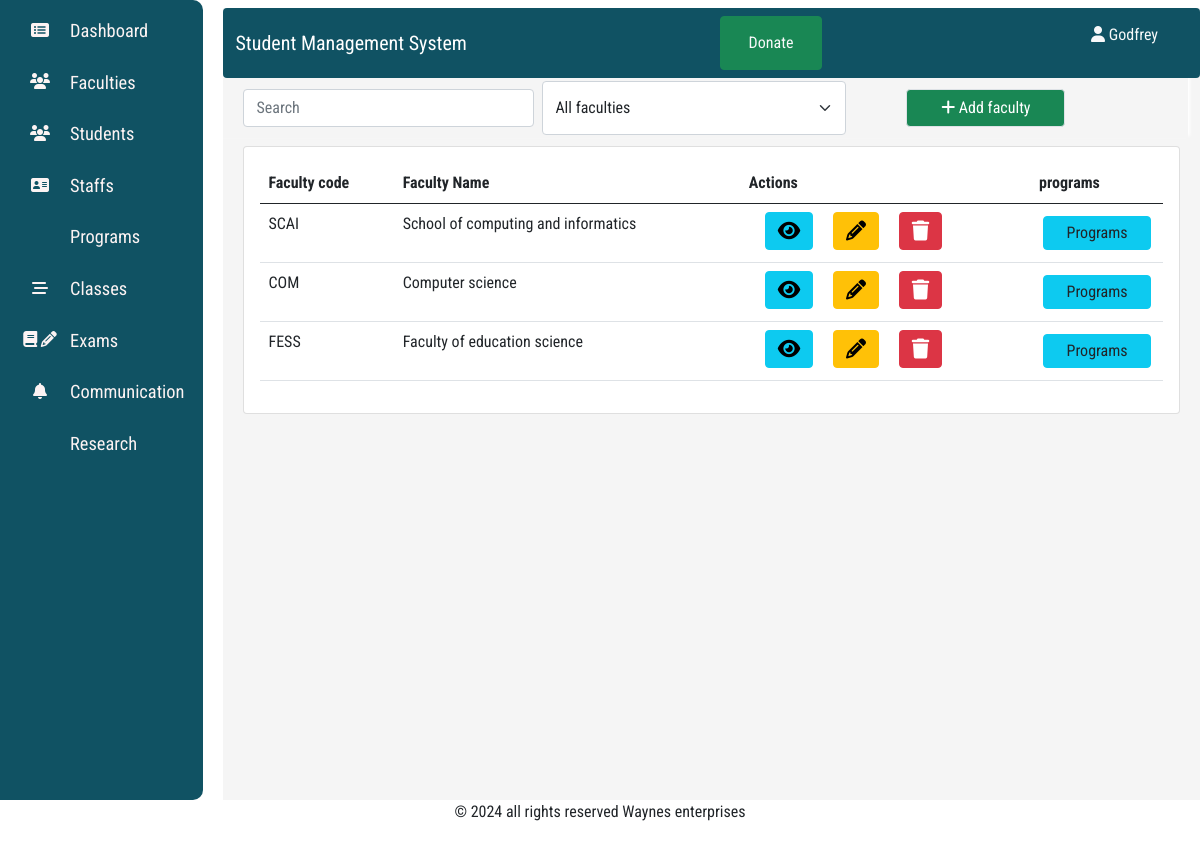
Page /faculty/all on the committed database.
### staffs/models.py (models this page shows, shortened)
class Faculty(models.Model):
    fac_code=models.CharField(max_length=10,unique=True)
    fac_name=models.CharField(max_length=60)

### staffs/views.py (the view, shortened to what this page needs)
# urls.py: path("faculty/all",views.view_faculty,name="view_faculty"),
def view_faculty(request):
    form=FacultyForm()
    faculties=Faculty.objects.all()
    form=FacultyForm()
    return render(request,'staffs/faculties.html',{'form':form,"faculties":faculties})

### staffs/forms.py
class FacultyForm(forms.ModelForm):
    class Meta():
        model=Faculty
        fields=['fac_code','fac_name']
        labels={
            'fac_code':'',
            'fac_name':''
        }
        widgets={
            'fac_code':forms.TextInput(attrs={'class':'form-control my-2','placeholder':"faculty code",'id':"fac_code"}),
            'fac_name':forms.TextInput(attrs={'class':'form-control my-2','placeholder':'Faculty Name',"id":"fac_name"})
        }

### staffs/templates/staffs/faculties.html (shortened to what this page needs)
{% extends "students/base.html" %}
{% block body %}
 <div class="container-fluid">
   <div class="row">
    <div class="row align-items-center" style="height: 60px; box-shadow:  2px -2px 3px white">
      <div class="flex-2 col-8 col  me-4">
        <form action="" class="form">
          <div class="d-flex">
            <input type="text" id="search" name="search" placeholder="Search" class="form-control m-2">
            <select name="" class="form-select" id="course-query">
                <option class="form-option" value="All">All faculties</option>
            </select>
        </div>
        </form>
      </div>
      <div class="rounded btn btn-success border col-2 md-col-3 ms-4 com-sm-4" data-bs-toggle="modal" data-bs-target="#modaladd">
        <i class="fa fa-add"></i>
       Add faculty</div>
      </div>
  </div>
    <div class="card m-2">
        <div class="card-body">
          {% if faculties %}
          <table class="table table-responsive">
            <thead>
              <th>Faculty code </th>
              <th>Faculty Name</th>
              <th>Actions</th>
              <th>programs</th>
            </thead>
            <tbody>
              {% for  faculty in faculties%}
              <tr>
                <td>{{ faculty.fac_code}}</td>
                <td>{{ faculty.fac_name}}</td>
                <td class="">
                  <a href="" class="btn btn-info ms-3">
                    <i class="fa fa-eye fa-lg"></i>
                  </a>
                  <a href="" class="btn btn-warning ms-3">
                    <i class="fa fa-pencil fa-lg"></i>
                  </a>
                  <a href="" class="btn btn-danger ms-3">
                    <i class="fa fa-trash fa-lg"></i>
                  </a>
                </td>
                  <td><a href="{% url 'view_courses' faculty.pk %}" class="nav-link text-dark btn btn-info  p-1 m-1">Programs</a></td>
              </tr>
              {% endfor %}
            </tbody>
          </table>
          {% else %}
          <div class="alert alert-success" role="alert">
              <p class="alert-text">No Faculities available</p>
          </div>
          {% endif %}
        </div>
    </div>
   </div>
 </div>
</div>
{% endblock %}

### Students/static/styles.css (style rules this page uses)
:root { --bg:rgb(16, 82, 99); --size:250px; }
body { font-family: 'Roboto Condensed', sans-serif; }

### rows in the picture
Faculty: fac_code "SCAI", fac_name "School of computing and informatics"
Faculty: fac_code "COM", fac_name "Computer science"
Faculty: fac_code "FESS", fac_name "Faculty of education science"
